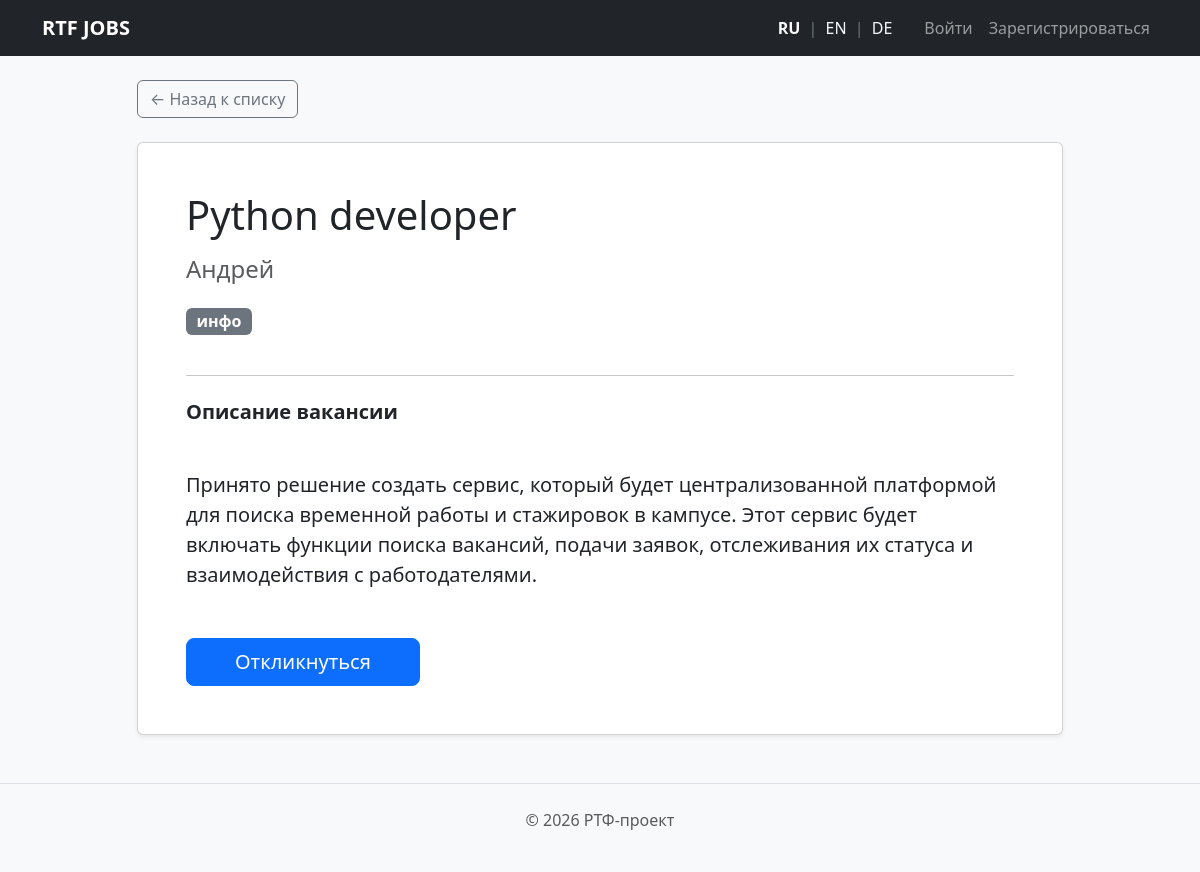
Screenshot of /vacancy/1 with the database file from the repository.
### app/models/vacancy.py (models this page shows)
class Vacancy(db.Model):
    __tablename__ = 'vacancies'
    id = db.Column(db.Integer, primary_key=True)
    title_ru = db.Column(db.String(150), nullable=False)
    title_en = db.Column(db.String(150))
    title_de = db.Column(db.String(150))
    description_ru = db.Column(db.Text, nullable=False)
    description_en = db.Column(db.Text)
    description_de = db.Column(db.Text)
    company = db.Column(db.String(150), nullable=False)
    department_id = db.Column(db.Integer, db.ForeignKey('departments.id'), nullable=False)
    author_id = db.Column(db.Integer, db.ForeignKey('users.id'), nullable=False)
    category_id = db.Column(db.Integer, db.ForeignKey('categories.id'), nullable=True)
    skills = db.relationship('Skill', secondary=vacancy_skills, backref=db.backref('vacancies', lazy='dynamic'))
    applications = db.relationship('Application', backref='vacancy', lazy=True)

### app/models/department.py (models this page shows)
class Department(db.Model):
    __tablename__ = 'departments'
    id = db.Column(db.Integer, primary_key=True)
    name_ru = db.Column(db.String(100), nullable=False, unique=True)
    name_en = db.Column(db.String(100))
    name_de = db.Column(db.String(100))
    vacancies = db.relationship('Vacancy', backref='department', lazy=True)

### app/routes/vacancy.py (the view)
@vacancy_bp.route('/vacancy/<int:id>')
def vacancy_detail(id):
    vacancy = Vacancy.query.get_or_404(id)
    return render_template('vacancy_detail.html', vacancy=vacancy)

### templates/vacancy_detail.html (shortened to what this page needs)
{% extends "base.html" %}  {% block content %}
<div class="row justify-content-center">
  <div class="col-md-10">
    <a href="/" class="btn btn-outline-secondary mb-4"
      >&larr; {{ t('back_to_list') }}</a
    >
    <div class="card shadow-sm">
      <div class="card-body p-5">
        <h1 class="card-title text-dark mb-3">
          {{ get_db_lang(vacancy, 'title') }}
        </h1>
        <h4 class="text-muted mb-4">{{ vacancy.company }}</h4>
        <span class="badge bg-secondary mb-4 fs-6">
          {{ get_db_lang(vacancy.department, 'name') }}
        </span>
        <hr class="mb-4" />
        <h5 class="fw-bold mb-3">{{ t('description_vacancy') }}</h5>
        <div class="card-text fs-5" style="white-space: pre-line">
          {{ get_db_lang(vacancy, 'description') or "Описание для этой вакансии
          пока не добавлено." }}
        </div>
        <div class="mt-5">
          <div class="mt-5">
            <a
              href="/apply/{{ vacancy.id }}"
              class="btn btn-primary btn-lg px-5"
              >Откликнуться</a
            >
          </div>
        </div>
      </div>
    </div>
  </div>
</div>
{% endblock %}

### rows the page displays
Vacancy: title_ru "Python developer", company "Андрей", description_ru "Принято решение создать сервис, который будет централизованной платформой для поиска временной работы и стажировок в кампусе. Этот сервис будет включать функции поиска вакансий, подачи заявок, отслеживания их статуса и взаимодействия с работодателями."
Department: name_ru "инфо"

### other values shown
{{ t('login') }} "Войти"
{{ t('register') }} "Зарегистрироваться"
{{ t('back_to_list') }} "Назад к списку"
{{ t('description_vacancy') }} "Описание вакансии"
{{ t('footer_text') }} "РТФ-проект"
